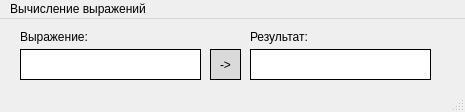
<?xml version="1.0" encoding="UTF-8"?>
<ui version="4.0">
 <class>MainWindow</class>
 <widget class="QMainWindow" name="MainWindow">
  <property name="geometry">
   <rect>
    <x>0</x>
    <y>0</y>
    <width>465</width>
    <height>112</height>
   </rect>
  </property>
  <property name="windowTitle">
   <string>MainWindow</string>
  </property>
  <widget class="QWidget" name="centralwidget">
   <widget class="QLabel" name="label">
    <property name="geometry">
     <rect>
      <x>20</x>
      <y>10</y>
      <width>131</width>
      <height>16</height>
     </rect>
    </property>
    <property name="styleSheet">
     <string notr="true"/>
    </property>
    <property name="text">
     <string>Выражение:</string>
    </property>
   </widget>
   <widget class="QLineEdit" name="lineEdit">
    <property name="geometry">
     <rect>
      <x>20</x>
      <y>30</y>
      <width>181</width>
      <height>31</height>
     </rect>
    </property>
    <property name="styleSheet">
     <string notr="true">
border-style: solid;
border-color: black;
border-width: 1px;
</string>
    </property>
   </widget>
   <widget class="QPushButton" name="pushButton">
    <property name="geometry">
     <rect>
      <x>210</x>
      <y>30</y>
      <width>31</width>
      <height>31</height>
     </rect>
    </property>
    <property name="styleSheet">
     <string notr="true">
border-style: solid;
border-color: black;
border-width: 1px;
background-color: rgb(218, 218, 218);


</string>
    </property>
    <property name="text">
     <string>-&gt;</string>
    </property>
   </widget>
   <widget class="QLabel" name="label_2">
    <property name="geometry">
     <rect>
      <x>250</x>
      <y>10</y>
      <width>81</width>
      <height>16</height>
     </rect>
    </property>
    <property name="text">
     <string>Результат:</string>
    </property>
   </widget>
   <widget class="QLineEdit" name="lineEdit_2">
    <property name="geometry">
     <rect>
      <x>250</x>
      <y>30</y>
      <width>181</width>
      <height>31</height>
     </rect>
    </property>
    <property name="styleSheet">
     <string notr="true">border-width: 1px;
border-style: solid;
border-color: black;</string>
    </property>
   </widget>
  </widget>
  <widget class="QMenuBar" name="menubar">
   <property name="geometry">
    <rect>
     <x>0</x>
     <y>0</y>
     <width>465</width>
     <height>21</height>
    </rect>
   </property>
   <widget class="QMenu" name="menu">
    <property name="title">
     <string>Вычисление выражений</string>
    </property>
   </widget>
   <addaction name="menu"/>
  </widget>
  <widget class="QStatusBar" name="statusbar"/>
 </widget>
 <resources/>
 <connections/>
</ui>
